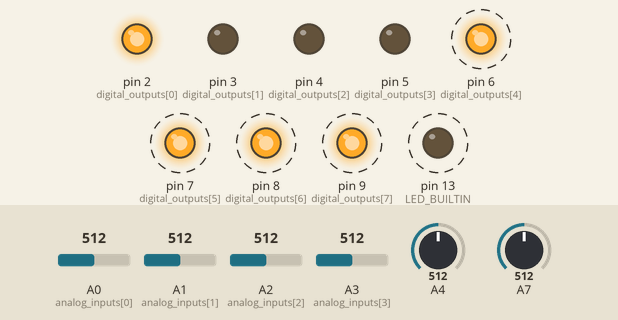
Bench run of a sketch on a simulated Arduino Uno, built with avr-gcc and run on an emulated ATmega328P. On the bench: output pins drawn as LEDs (lit = HIGH). Dashed ring = blinking. The inputs (shaded band) are chosen by the test bench; at power-on: A0 (analog_inputs[0]) = 512, A1 (analog_inputs[1]) = 512, A3 (analog_inputs[3]) = 512, A2 (analog_inputs[2]) = 512, A4 = 512, A7 = 512. What the sketch prints to the serial monitor is not drawn.

Above: at 1.2 s.
1.3 s: A0 (analog_inputs[0]) set to 551
4.3 s: A0 (analog_inputs[0]) set to 578
At 4.3 s:
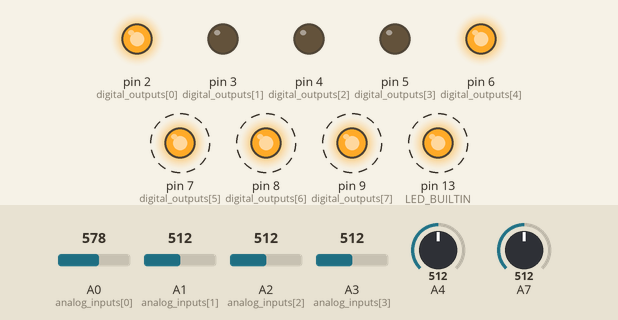
7.3 s: A1 (analog_inputs[1]) set to 643
10.3 s: A1 (analog_inputs[1]) set to 669
At 11.3 s:
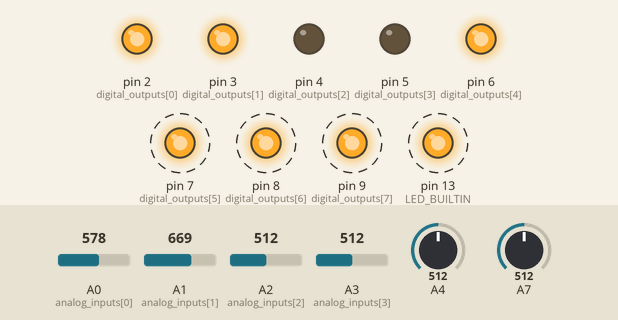
13.3 s: A3 (analog_inputs[3]) set to 537
At 15.8 s:
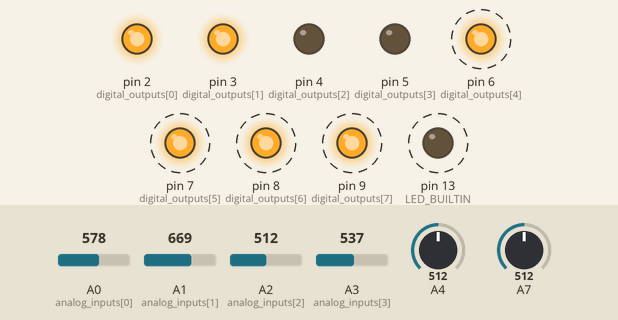
16.3 s: A2 (analog_inputs[2]) set to 306
At 17.9 s:
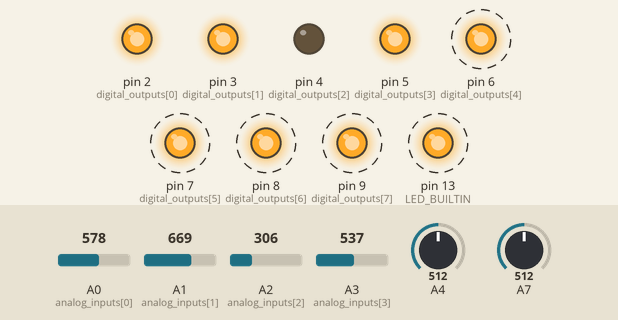
Timing chart, 0 to 20.3 s (numbered marks = the images above; inputs shaded):
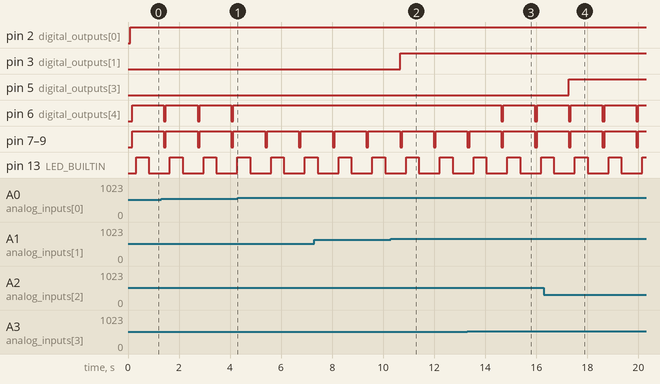

Measured:
- the behaviour switches between 559 and 560 on A0 (analog_inputs[0]) (found by bisection; images 0 and 1)
- the behaviour switches between 654 and 655 on A1 (analog_inputs[1]) (found by bisection; images 1 and 2)
- the behaviour switches between 529 and 530 on A3 (analog_inputs[3]) (found by bisection; images 2 and 3)
- after the input at 4.3 s, pin 6 (digital_outputs[4]): stops changing and stays HIGH
- after the input at 10.3 s, pin 3 (digital_outputs[1]): LOW → HIGH after 0.36 s
- after the input at 13.3 s, pin 6 (digital_outputs[4]): alternates HIGH for 1.2 s and LOW for 0.08 s, starting after 1.3 s
- after the input at 16.3 s, pin 5 (digital_outputs[3]): LOW → HIGH after 0.97 s
- by itself, pin 13 (LED_BUILTIN): alternates HIGH for 0.50 s and LOW for 0.82 s

The sketch:

Balancer.ino
```cpp
//variate inputNumber to increase or decrease number of inputs
//variate analog_inputs and digital_outputs to increase, decrease number of pins or to change pins
float inputNumber=8, temporary, average;
byte analog_inputs[]={A0,A1,A2,A3};
int digital_outputs[]={2,3,4,5,6,7,8,9};
float voltage_divs[] = {9.99 / 3.244, 9.83 / 3.253, 10.03 / 3.254, 9.91 / 3.255, 10.15 / 3.232, 10.04 / 3.242, 9.94 / 3.235, 10.0 / 3.265, 10.05 / 3.242, 9.94 / 3.245, 9.89 / 3.242, 10.0 / 3.275, 9.93 / 3.245, 9.8 / 3.236, 9.87 / 3.253, 9.835 / 3.239};
float voltage_divs1[]={9.99/3.244, 9.83/3.253, 10.03/3.254, 9.91/3.255};
float voltage_divs2[]={10.15/3.232, 10.04/3.242, 9.94/3.235, 10.0/3.265};
float voltage_divs3[]={10.05/3.242, 9.94/3.245, 9.89/3.242, 10.0/3.275};
float voltage_divs4[]={9.93/3.245, 9.8/3.236, 9.87/3.253, 9.835/3.239};
float cell_ave_interval=0.01, temp;
float voltages[17]={};

void blinking(){
  //builtin led blinks
    digitalWrite(LED_BUILTIN, HIGH);
    delay(500);
    digitalWrite(LED_BUILTIN, LOW);
    delay(500);
    Serial.flush();
}

void setup() {
  // put your setup code here, to run once:
  Serial.begin(115200);
  pinMode(LED_BUILTIN, OUTPUT);

  for (int i=0; i<inputNumber; i++){
    //pinMode(analog_inputs[i], INPUT);
    pinMode(digital_outputs[i], OUTPUT);
    //voltages[i]=0;
  }

}

void loop() {
  // put your main code here, to run repeatedly:
  temporary=0;
  for(int k=0; k<13; k+=4){
    temporary=0;
  for (int i=0; i<inputNumber; i++){
    temp=0;
    for (int j=0; j<8;j++){
      temp+=((float)(analogRead(analog_inputs[k+i]))*voltage_divs[i]*5/1023)-temporary;
      delay(1);
    }
    voltages[i] = temp/8;
    temporary += voltages[k+i];
    Serial.print(k+i+1);
    Serial.print(":");
    Serial.println(voltages[k+i]);
    Serial.println();
  }
  Serial.println("---------");
  average = temporary/inputNumber;
  Serial.println(average);

  for (int i=0; i<inputNumber; i++){
    if (voltages[k+i] - average > cell_ave_interval){
      digitalWrite(digital_outputs[k+i],HIGH);
    }

    else{
      digitalWrite(digital_outputs[k+i],LOW);
    }

  }
  }

  blinking();
}
```
